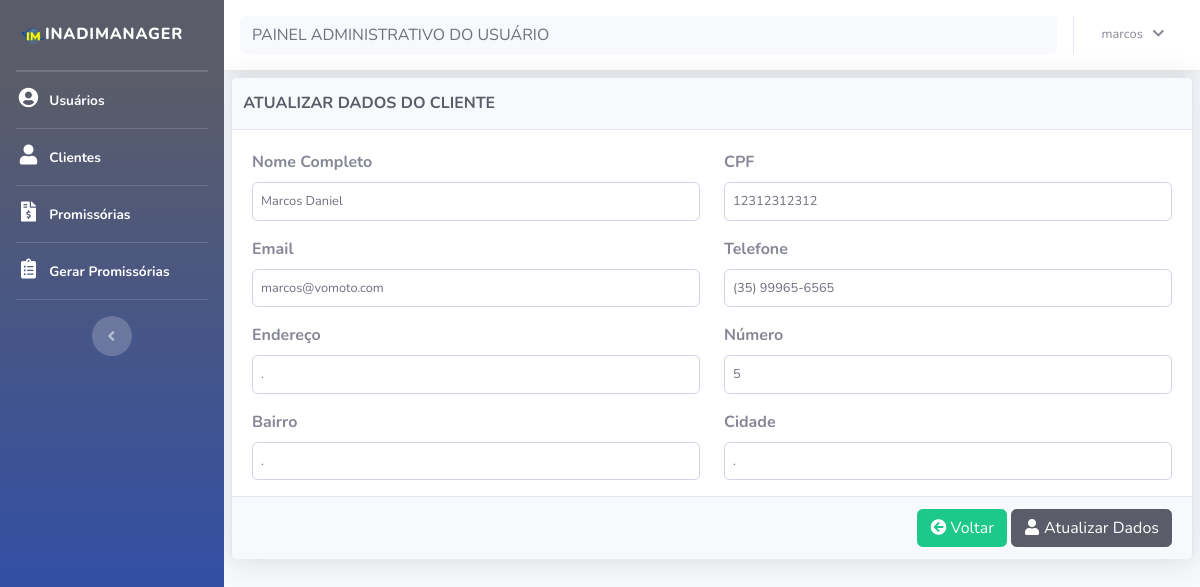
Screenshot of /cliente/editar_cliente.php?cod=20 (signed in) with the database file from the repository.
### tables this page shows
CREATE TABLE IF NOT EXISTS `cliente` (
  `cod` int(11) NOT NULL AUTO_INCREMENT,
  `nome` varchar(100) NOT NULL,
  `cpf` varchar(100) NOT NULL,
  `email` varchar(100) NOT NULL,
  `endereco` varchar(100) NOT NULL,
  `numero` varchar(11) NOT NULL,
  `bairro` varchar(100) NOT NULL,
  `cidade` varchar(100) NOT NULL,
  `telefone` varchar(100) NOT NULL,
  PRIMARY KEY (`cod`)
);

### bd/bd_cliente.php (called while the page is built, shortened)
<?php
function buscaClienteeditar($codigo) {
    $conexao = conecta_bd();
    $query = $conexao->prepare("SELECT * FROM cliente WHERE cod = ?");
    $query->bindParam(1, $codigo);
    $query->execute();
    $retorno = $query->fetch(PDO::FETCH_ASSOC);
    return $retorno;
}
?>

### cliente/editar_cliente.php (the view, shortened to what this page needs)
<?php
require_once('../layout/header.php');
require_once('../layout/sidebar.php');
require_once ('../bd/bd_cliente.php');
$codigo = $_GET['cod'];
$dados = buscaClienteeditar($codigo);
$nome = $dados["nome"];
$cpf = $dados["cpf"];
$email = $dados["email"];
$endereco = $dados["endereco"];
$numero = $dados["numero"];
$bairro = $dados["bairro"];
$cidade = $dados["cidade"];
$telefone = $dados["telefone"];
?>
<div id="content">
    <?php require_once('../layout/navbar.php');?>
    <div class="container-fluid">
        <div class="card shadow mb-2">
            <div class="card-header py-3">
                <div class="row">
                    <div class="col-md-8">
                        <h6 class="m-0 font-weight-bold text-primary" id="title">ATUALIZAR DADOS DO CLIENTE</h6>
                    </div>
                </div>
            </div>
            <div class="card-body">
            <form class="user" action="editar_cliente_envia.php" method="post">
                    <div class="form-group row">
                        <div class="col-sm-6 mb-3 mb-sm-0">
                            <label> Nome Completo </label>
                            <input type="text" class="form-control form-control-user" id="nome" name="nome" placeholder="Nome Completo" value="<?php echo $nome ?>" required>
                        </div>
                        <div class="col-sm-6 mb-3 mb-sm-0">
                            <label> CPF </label>
                            <input type="cpf" class="form-control form-control-user" id="cpf" name="cpf" placeholder="CPF" value="<?php echo $cpf ?>" required>
                        </div>
                    </div>
                    <div class="form-group row">
                        <div class="col-sm-6 mb-3 mb-sm-0">
                            <label> Email </label>
                            <input type="email" class="form-control form-control-user" id="email" name="email" placeholder="Endereço de Email" value="<?php echo $email ?>" required>
                        </div>
                        <div class="col-sm-6">
                            <label> Telefone </label>
                            <input type="tel" class="form-control form-control-user" id="telefone" name="telefone" placeholder="(xx)xxxxx-xxxx" maxlength="15" value="<?php echo $telefone ?>" required>
                        </div>
                    </div>
                    <div class="form-group row">
                        <div class="col-sm-6 mb-3 mb-sm-0">
                            <label> Endereço </label>
                            <input type="text" class="form-control form-control-user" id="endereco" name="endereco" placeholder="Endereço" value="<?php echo $endereco ?>" required>
                        </div>
                        <div class="col-sm-6">
                            <label> Número </label>
                            <input type="number" class="form-control form-control-user" id="numero" name="numero" placeholder="Número" value="<?php echo $numero ?>" required>
                        </div>
                    </div>
                    <div class="form-group row">
                        <div class="col-sm-6 mb-3 mb-sm-0">
                            <label> Bairro </label>
                            <input type="text" class="form-control form-control-user" id="bairro" name="bairro" placeholder="Bairro" value="<?php echo $bairro ?>" required>
                        </div>
                        <div class="col-sm-6">
                            <label> Cidade </label>
                            <input type="text" class="form-control form-control-user" id="cidade" name="cidade" placeholder="Cidade" value="<?php echo $cidade ?>" required>
                        </div>
                    </div>
                    <div class="card-footer text-muted" id="btn-form">
                        <div class=text-right>
                            <a title="Voltar" href="cliente.php"><button type="button" class="btn btn-success"><i class="fas fa-arrow-circle-left"></i>&nbsp;</i>Voltar</button></a>
                            <button type="submit" name="updatebtn" class="btn btn-primary uptadebtn"><i class="fas fa-fw fa-user">&nbsp;</i>Atualizar Dados</button>
                        </div>
                    </div>
                </form>
            </div>
        </div>
    </div>
</div>
<?php
require_once('../layout/footer.php');
?>

### rows the page displays
cliente: nome "Marcos Daniel", cpf "12312312312", email "marcos@vomoto.com", telefone "(35) 99965-6565", endereco ".", numero "5", bairro ".", cidade "."

### other values shown
$_SESSION['nome_usu'] "marcos"
